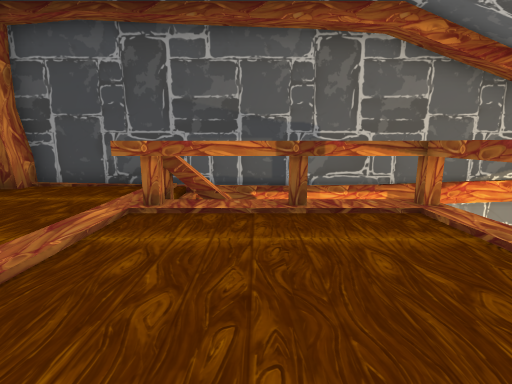
view 1 (above)

16 first-person views from a walk through a Unity game level. The camera is 1.3 m above the floor, tilts 10° down and sees 85° across. The floor is counted in squares, 1 m on a side. Each view is taken from the middle of a square. On the plan, view 1 faces up. The plan holds only what a view shows up to about 13 squares ahead; the rest is blank. The place goes on beyond the plan. Door leaves are left out, so doorways stand open. Some surface patterns are stand-ins.

view 2
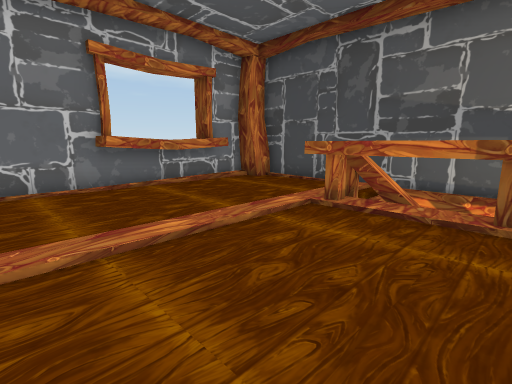

view 3
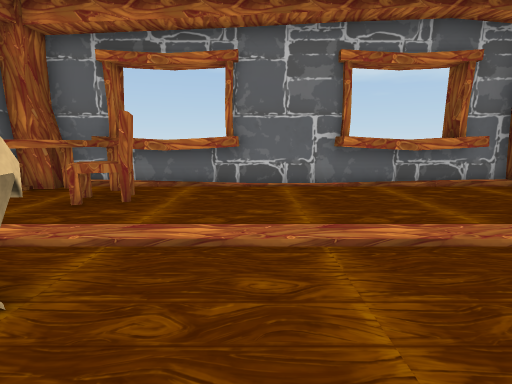

view 4
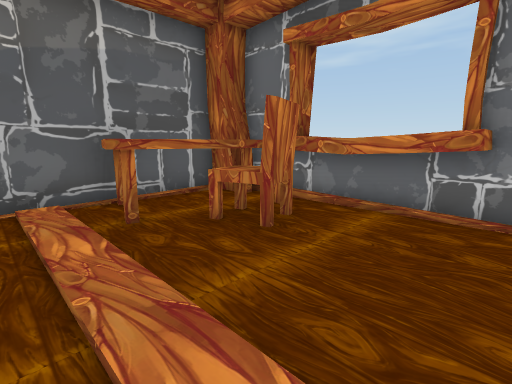

view 5
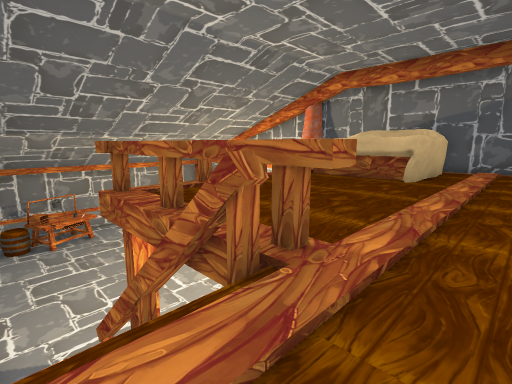

view 6
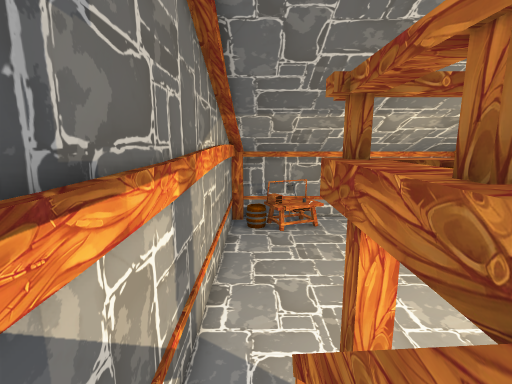

view 7
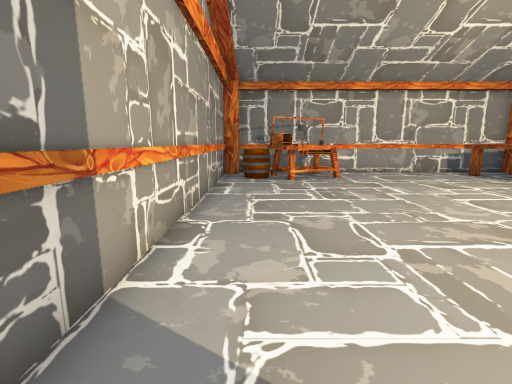

view 8
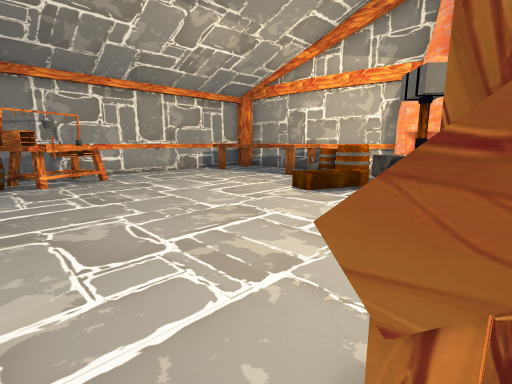

view 9
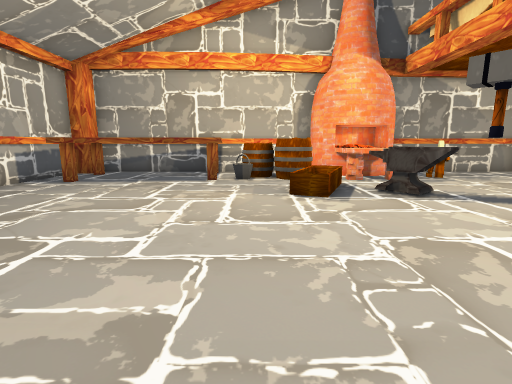

view 10
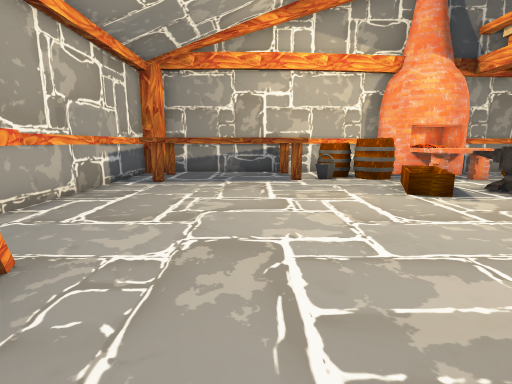

view 11
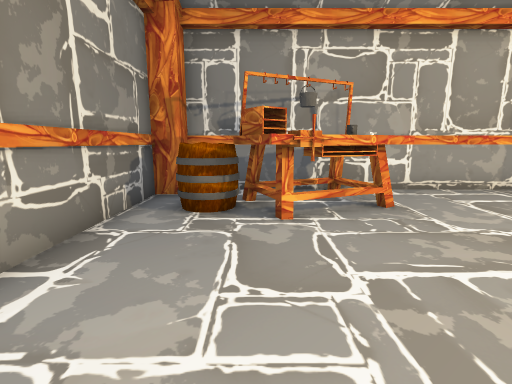

view 12
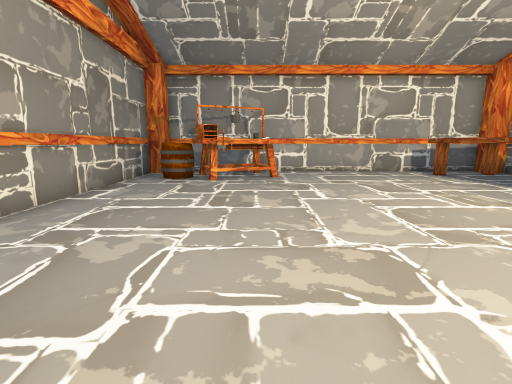

view 13
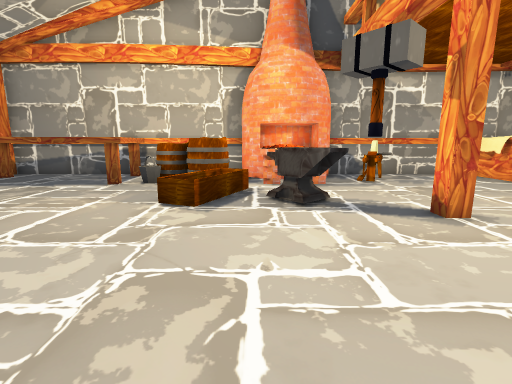

view 14
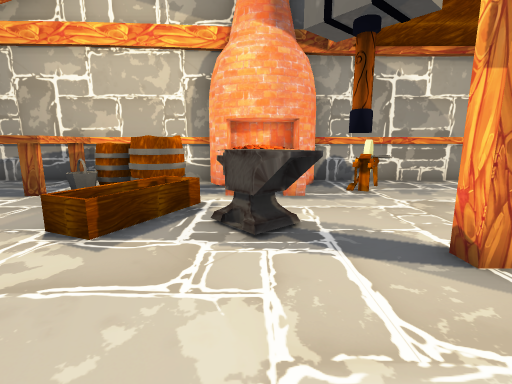

view 15
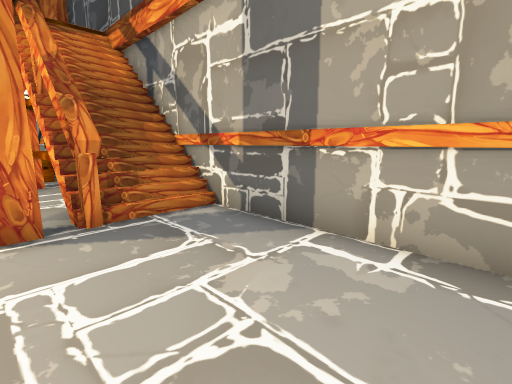

view 16
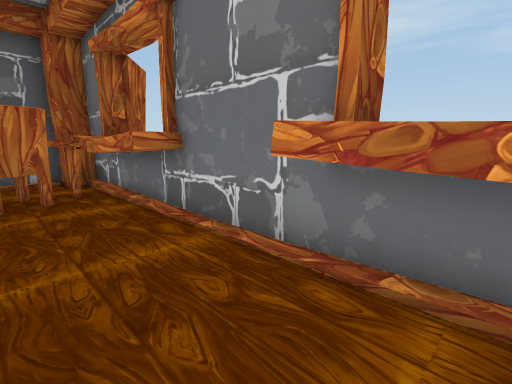

### Floor plan
Key: @ floor where view 1 was taken; # wall or solid block; x gap in a wall; . main floor; : floor 4.75 m higher than the main floor; / step, stairs or slope; D open door; = window, fence, low wall or low ledge; ^ raised ledge; v drop or lower ground; B barrel; H hammer; A anvil; U bucket; O other object.
Columns run from 8 left of view 1 to 18 right of it. Each row starts with its distance up from view 1.
  9  #########################
  8 ##::::/##///.............##
  7 #::::://////...........BB.#
  6 #^::::###x##...........^#.#
  5 ^^::::^^^^##...........^^##
  4 ^^::::::::::...........^O^#
  3 ^^::::::::::............^.#
  2 #:::::::::::..............#
  1 #:::::::::::..............#
  0 #:::::::@::#.H............#
 -1 #^:::::::::v.AA.==........#
 -2 ^^:::::#  ....AA==........#
 -3 D^x^::: ..... ===......#^.#
 -4 ^^^^#:: .. ==^^^BBUU^^^ ^^#
 -5 #^ ^^::#..=####^BBBB     ^#
 -6 ##^^^::#.  =##### B.^^^^^^#
 -7  #vv#########   ##########

Where each view was taken, in squares from view 1:
view 1: 0 up, 0 right, facing up
view 2: 0 up, 1 right, facing up-left
view 3: 0 up, 1 right, facing left
view 4: 0 up, 2 left, facing down-left
view 5: 8 up, 4 left, facing down-right
view 6: 7 up, 1 left, facing right
view 7: 7 up, 3 right, facing right
view 8: 7 up, 3 right, facing down-right
view 9: 6 up, 10 right, facing down
view 10: 6 up, 13 right, facing down
view 11: 6 up, 10 right, facing right
view 12: 4 up, 5 right, facing right
view 13: 5 up, 7 right, facing down
view 14: 3 up, 6 right, facing down
view 15: 5 up, 8 right, facing up-left
view 16: 4 up, 5 left, facing down-left
